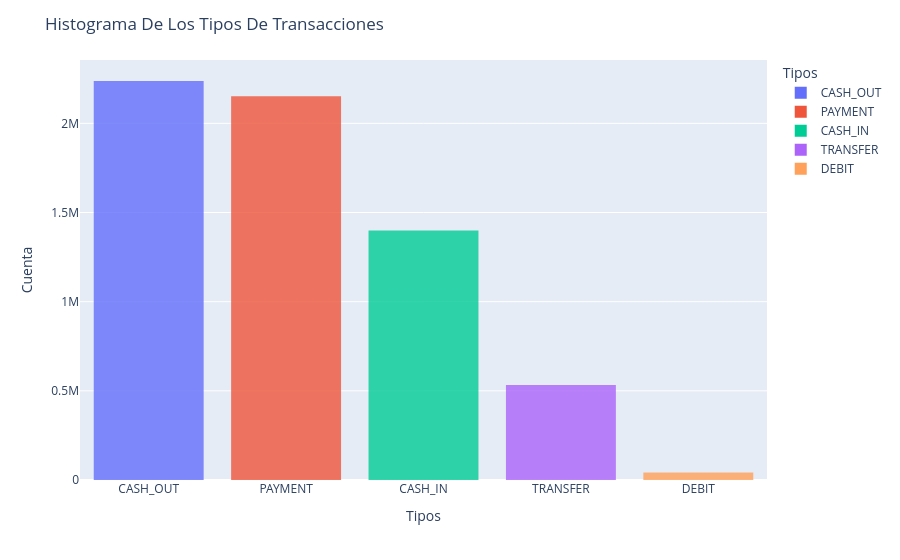

Here is the notebook cell this chart was saved with:
### Code cell
#---------------
# HISTOGRAMA DE LOS TIPOS DE TRANSACCIONES EN EL DATASET
#---------------

fig = px.histogram(
    df['type'].value_counts().reset_index(),
    x = 'type',
    y = 'count',
    color = 'type',
    opacity = 0.8,
    

)

fig.update_layout(
    title=dict(text="Histograma De Los Tipos De Transacciones"),
    xaxis=dict(title=dict(text="Tipos")),
    yaxis=dict(title=dict(text="Cuenta")),
    legend=dict(title=dict(text="Tipos")),
)

fig.show()

fig.write_image("../images/tipos_de_transacciones.png")

### Figure 1 — Plotly figure (JSON) as saved in the notebook; plotly's stock layout.template omitted (floating-point values rounded to 4 significant figures)
{"data": [{"bingroup": "x", "histfunc": "sum", "hovertemplate": "type=%{x}<br>sum of count=%{y}<extra></extra>", "legendgroup": "CASH_OUT", "marker": {"color": "#636efa", "opacity": 0.8, "pattern": {"shape": ""}}, "name": "CASH_OUT", "orientation": "v", "showlegend": true, "type": "histogram", "x": ["CASH_OUT"], "xaxis": "x", "y": [2237500], "yaxis": "y"}, {"bingroup": "x", "histfunc": "sum", "hovertemplate": "type=%{x}<br>sum of count=%{y}<extra></extra>", "legendgroup": "PAYMENT", "marker": {"color": "#EF553B", "opacity": 0.8, "pattern": {"shape": ""}}, "name": "PAYMENT", "orientation": "v", "showlegend": true, "type": "histogram", "x": ["PAYMENT"], "xaxis": "x", "y": [2151495], "yaxis": "y"}, {"bingroup": "x", "histfunc": "sum", "hovertemplate": "type=%{x}<br>sum of count=%{y}<extra></extra>", "legendgroup": "CASH_IN", "marker": {"color": "#00cc96", "opacity": 0.8, "pattern": {"shape": ""}}, "name": "CASH_IN", "orientation": "v", "showlegend": true, "type": "histogram", "x": ["CASH_IN"], "xaxis": "x", "y": [1399284], "yaxis": "y"}, {"bingroup": "x", "histfunc": "sum", "hovertemplate": "type=%{x}<br>sum of count=%{y}<extra></extra>", "legendgroup": "TRANSFER", "marker": {"color": "#ab63fa", "opacity": 0.8, "pattern": {"shape": ""}}, "name": "TRANSFER", "orientation": "v", "showlegend": true, "type": "histogram", "x": ["TRANSFER"], "xaxis": "x", "y": [532909], "yaxis": "y"}, {"bingroup": "x", "histfunc": "sum", "hovertemplate": "type=%{x}<br>sum of count=%{y}<extra></extra>", "legendgroup": "DEBIT", "marker": {"color": "#FFA15A", "opacity": 0.8, "pattern": {"shape": ""}}, "name": "DEBIT", "orientation": "v", "showlegend": true, "type": "histogram", "x": ["DEBIT"], "xaxis": "x", "y": [41432], "yaxis": "y"}], "layout": {"barmode": "relative", "legend": {"title": {"text": "Tipos"}, "tracegroupgap": 0}, "margin": {"t": 60}, "title": {"text": "Histograma De Los Tipos De Transacciones"}, "xaxis": {"anchor": "y", "categoryarray": ["CASH_OUT", "PAYMENT", "CASH_IN", "TRANSFER", "DEBIT"], "categoryorder": "array", "domain": [0, 1], "title": {"text": "Tipos"}}, "yaxis": {"anchor": "x", "domain": [0, 1], "title": {"text": "Cuenta"}}}}
